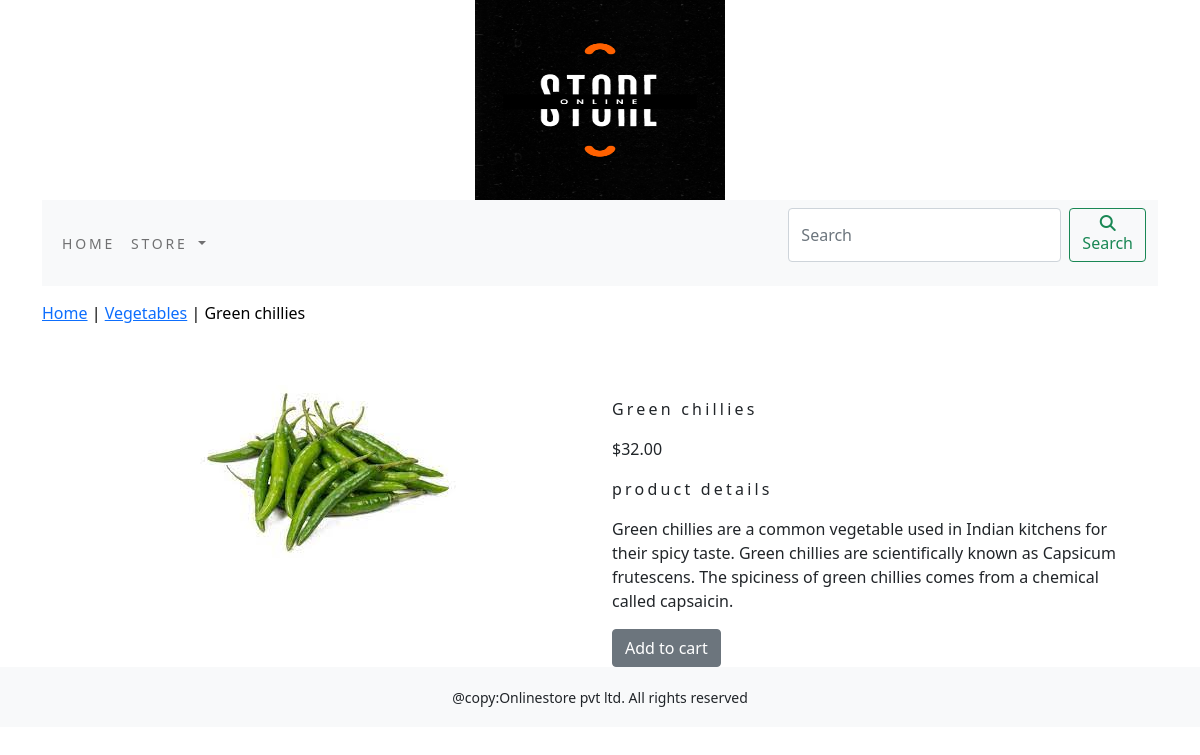
The app's page /shop/vegetables/green-chillies/ with its own data.
### ecomapp/models.py (models this page shows, shortened)
class Product(models.Model):
    name=models.CharField(max_length=250,unique=True)
    slug=models.SlugField(max_length=250,unique=True)
    description=models.TextField(blank=True)
    price=models.DecimalField(max_digits=10,decimal_places=2)
    category=models.ForeignKey(Category,on_delete=models.CASCADE)
    image=models.ImageField(upload_to='product',blank=True)
    stock=models.IntegerField()
    available=models.BooleanField(default=True)
    created=models.DateTimeField(auto_now_add=True)
    updated=models.DateTimeField(auto_now=True)
    class Meta:
        ordering=('name',)
        verbose_name='product'
        verbose_name_plural='products'

class Category(models.Model):
    name=models.CharField(max_length=250,unique=True)
    slug=models.SlugField(max_length=250,unique=True)
    descr=models.TextField(blank=True)
    image=models.ImageField(upload_to='category',blank=True)
    class Meta:
        ordering=('name',)
        verbose_name='category'
        verbose_name_plural='categories'
    def get_url(self):
        return reverse('ecomapp:products_by_category',args=[self.slug])
    def __str__(self):
        return  '{}'.format(self.name)

### ecomapp/views.py (the view)
# urls.py: path('<slug:c_slug>/<slug:product_slug>/', views.proDetail, name='prodCatdeail')
def proDetail(request,c_slug,product_slug):
    try:
        product=Product.objects.get(category__slug=c_slug,slug=product_slug)
    except Exception as e:
        raise e
    return render(request,'product.html',{'product':product})

### cart/context_processors.py (called while the page is built)
def counter(request):
    item_count=0
    if'admin' in request.path:
        return  {}
    else:
        try:
            cart=Cart.objects.filter(cart_id=_cart_id(request))
            cart_items=CartItem.objects.all().filter(cart=cart[:1])
            for cart_item in cart_items:
                item_count += cart_item.quantity
        except Cart.DoesNotExist:
            item_count = 0
    return dict(item_count=item_count)

### cart/views.py (called while the page is built)
def _cart_id(request):
    cart=request.session.session_key
    if not cart:
        cart=request.session.create()
    return cart

### ecomapp/context_processors.py (called while the page is built)
def menu_links(request):
    links=Category.objects.all()
    return dict(links=links)

### templates/product.html (shortened to what this page needs)
{% extends 'base.html' %}
{% load static %}
{% block content %}
<div class="my_prod_row_class">
  <div class="mx_auto">
   <p><a href="{% url 'ecomapp:allProdCat' %}">Home</a> | <a href="{{product.category.get_url}}">{{product.category}}</a> | {{product.name}}</p>
  </div>
</div>
<div class="container">
<br>
<div class="row">
  <div class="col-12 col-sm-12 col-md-12 col-lg-6 text-center">
    <div style="min-width:18rem;">
      <img src="{{product.image.url}}" alt="{{product.name}}">
    </div>
  </div>
    <div class="col-12 col-sm-12 col-md-12 col-lg-6">
        <div>
      <h1 class="my_prod_title">{{product.name}}</h1>
      <p>${{product.price}}</p>
      <p class="my_title">product details</p>
       <p class="text_justify my_prod_text">{{product.description}}</p>
      {% if product.stock <= 0 %}
      <p class="text_justify my_prod_text"><b>Out of Stock</b></p>
      {% else %}
      <a  class="btn btn-secondary" href="{% url 'cart:add_cart' product.id %}">Add to cart </a>
      {% endif %}
    </div>
  </div>
</div>
</div></div>
{% endblock %}

### static/css/custom.css (style rules this page uses)
body { font-family: 'Roboto', sans-serif; }
.my_title { font-size:16px; text_transform:uppercase; letter-spacing:.2em; }
.my_prod_row_class { padding-top:15px; padding-bottom:20px; }
.my_prod_row_class .mx_auto { color:#000; font-size;12px; text-decoration:none; }
.my_prod_title { font-size:16px; text_transform:uppercase; letter-spacing:.2em; padding-top:15px; padding-bottom:10px; }
.my_prod_text { padding-right:20px; }

### records on screen
Product: category "Vegetables", name "Green chillies", image (picture), price "32.00", description "Green chillies are a common vegetable used in Indian kitchens for their spicy taste. Green chillies are scientifically known as Capsicum frutescens. The spiciness of green chillies comes from a chemical called capsaicin."
